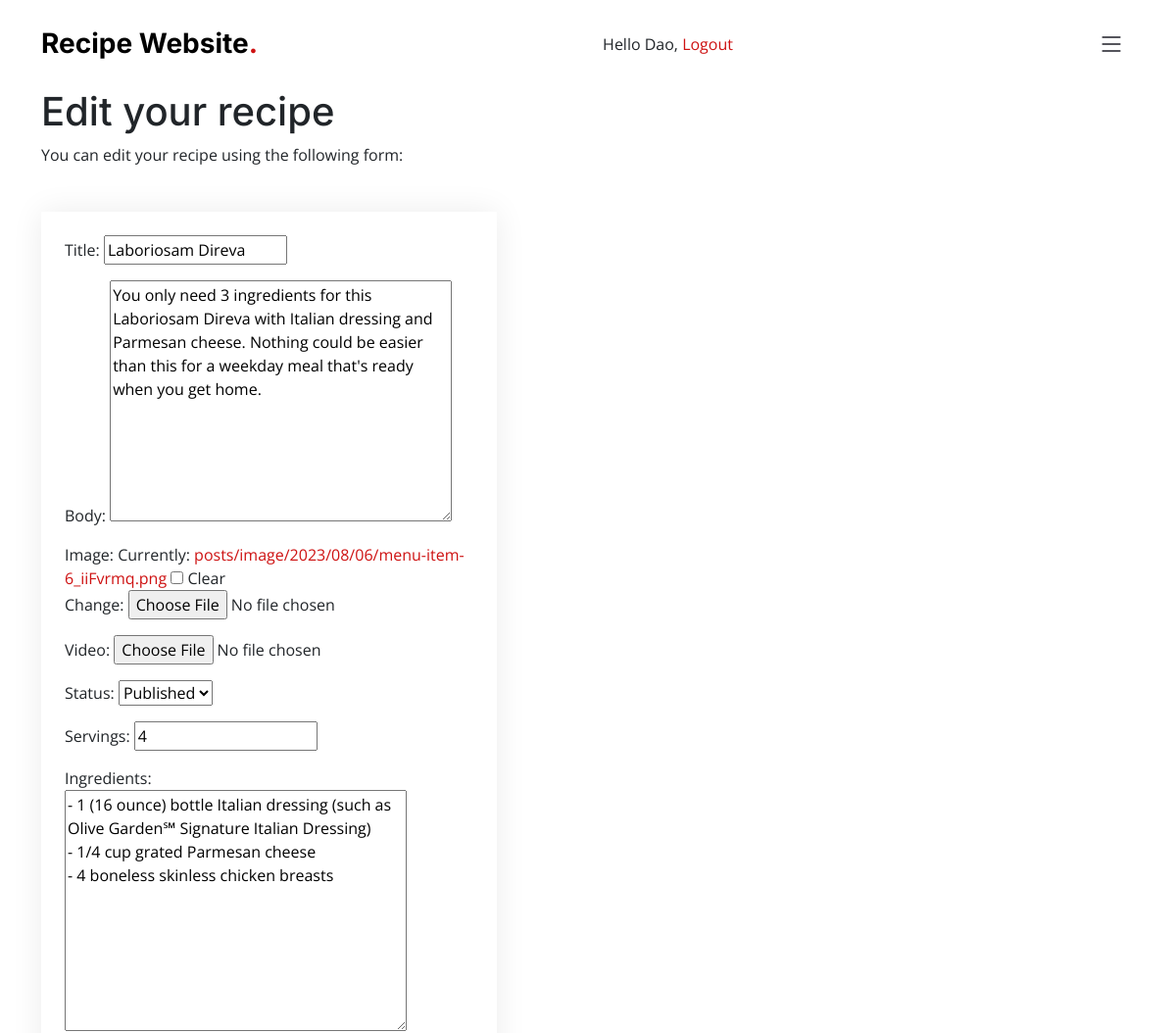
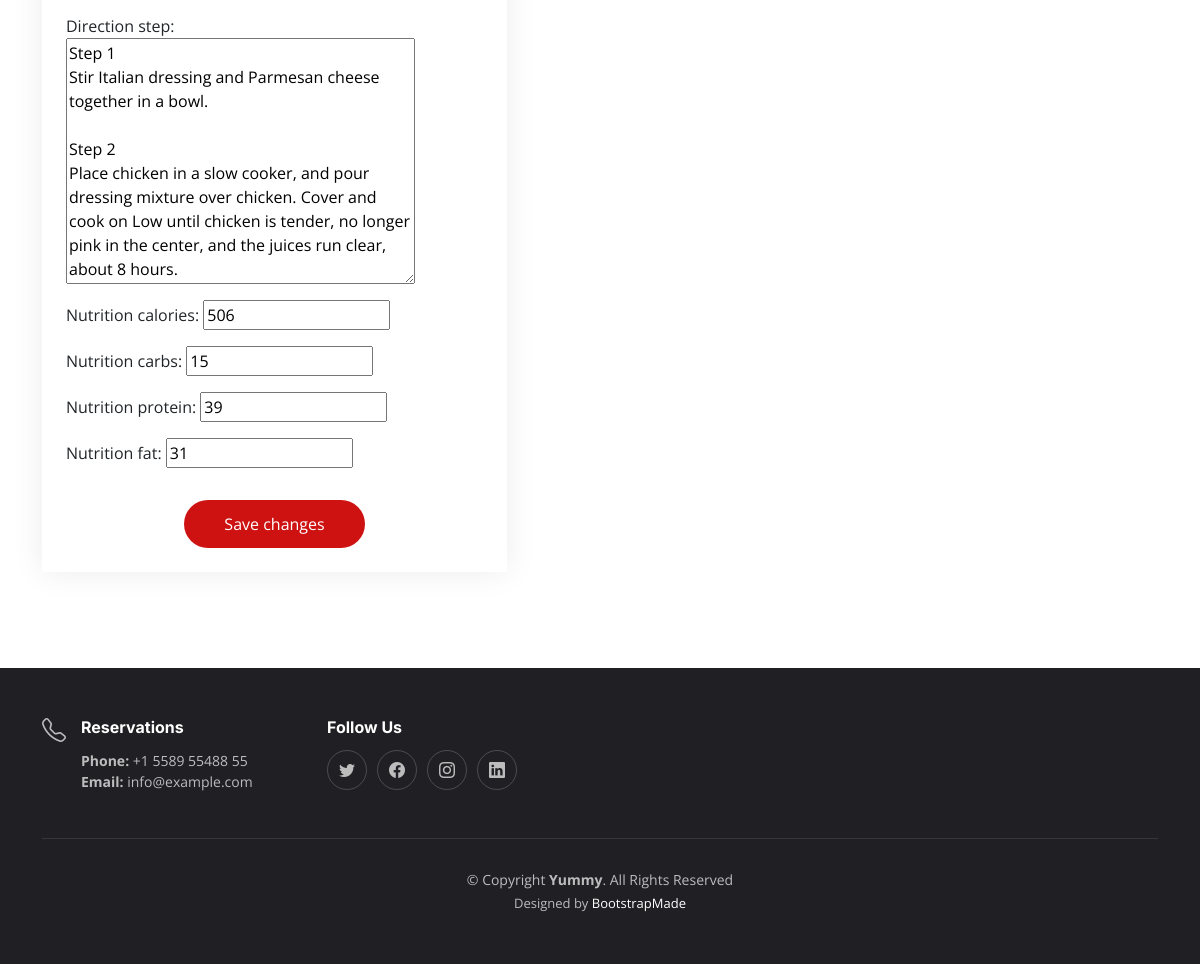
/menu/edit-recipe/6 (signed in), run on the app's committed database (2 pictures, top to bottom).
### recipe/models.py (models this page shows, shortened)
class Post(models.Model):
    STATUS_CHOICES = ( ('draft', 'Draft'), ('published', 'Published'), )
    title = models.CharField(max_length=250)
    slug = models.SlugField(max_length=250, unique=True)
    author = models.ForeignKey(User, on_delete=models.CASCADE, related_name='recipe_posts')
    body = models.TextField(blank=True)
    image = models.ImageField(upload_to='posts/image/%Y/%m/%d/', blank=True)
    video = models.FileField(upload_to='posts/video/%Y/%m/%d/', blank=True)
    url = models.URLField()
    publish = models.DateTimeField(default=timezone.now)
    created = models.DateTimeField(auto_now_add=True)
    updated = models.DateTimeField(auto_now=True)
    status = models.CharField(max_length=10, choices=STATUS_CHOICES, default='draft')
    objects = models.Manager() # The default manager.
    published = PublishedManager() # Our custom manager.
    score = models.IntegerField(default=0,
        validators=[
            MaxValueValidator(5),
            MinValueValidator(0),
        ]
    )
    servings = models.IntegerField(default=0)
    ingredients = models.TextField(blank=True)
    direction_step = models.TextField(blank=True)
    nutrition_calories = models.IntegerField(default=0)
    nutrition_carbs = models.IntegerField(default=0)
    nutrition_protein = models.IntegerField(default=0)
    nutrition_fat = models.IntegerField(default=0)
    class Meta:
        ordering = ('-publish',)

### recipe/views.py (the view)
# urls.py: path('edit-recipe/<int:post_id>', views.edit, name='edit_recipe'),
@login_required
def edit(request, post_id):
    post = Post.objects.get(id=post_id)
    if request.method == 'POST':
        post_form = PostEditForm(instance=post, data=request.POST, files=request.FILES)
        if post_form.is_valid ():
            post_form.save()
            return HttpResponseRedirect('/menu/')
        else:
            messages.error(request, 'Error updating your post')
    else:
        post_form = PostEditForm(instance=post)
    return render(request, 'recipe/post/edit.html', {'post': post,
                                                     'post_form': post_form})

### recipe/forms.py
class PostEditForm(forms.ModelForm):
    class Meta:
        model = Post
        fields = ('title', 'body', 'image', 'video', 'status',
                  'servings', 'ingredients', 'direction_step', 'nutrition_calories',
                  'nutrition_carbs', 'nutrition_protein', 'nutrition_fat')

### recipe/templates/recipe/post/edit.html (shortened to what this page needs)
{% extends "base.html" %}
{% block content %}
    <div class="contact">
        <div class="container">
            <div class="col-lg-5 order-2 order-lg-1 d-flex flex-column justify-content-center align-items-center align-items-lg-start text-center text-lg-start">
                <h1 style="padding-top: 10px;">Edit your recipe</h1>
                <p>You can edit your recipe using the following form:</p>
            </div>
            <div class="col-lg-5 order-1 order-lg-2 text-center text-lg-start">
                <form method="post" enctype="multipart/form-data" class="comment-form p-3 p-md-4">
                    {{ post_form.as_p }}
                    <div class="text-center"><button type="submit">Save changes</button></div>
                </form>
            </div>
        </div>
    </div>
{% endblock %}

### account/templates/base.html (shortened to what this page needs)
{% load static %}
<html lang="en">
    <head>
        <link rel="stylesheet" href="https://cdnjs.cloudflare.com/ajax/libs/font-awesome/4.7.0/css/font-awesome.min.css">
        <link href="{% static "assets/vendor/bootstrap/css/bootstrap.min.css" %}" rel="stylesheet">
        <link href="{% static "assets/vendor/bootstrap-icons/bootstrap-icons.css" %}" rel="stylesheet">
        <link href="{% static "assets/vendor/aos/aos.css" %}" rel="stylesheet">
        <link href="{% static "assets/vendor/glightbox/css/glightbox.min.css" %}" rel="stylesheet">
        <link href="{% static "assets/vendor/swiper/swiper-bundle.min.css" %}" rel="stylesheet">
        <link href="{% static "assets/css/main.css" %}" rel="stylesheet">
        <link href="{% static "assets/css/login.css" %}" rel="stylesheet">
        <link href="{% static "assets/css/recipe.css" %}" rel="stylesheet">
    </head>
    <body>
        <header id="header" class="header fixed-top d-flex align-items-center">
            <div class="container d-flex align-items-center justify-content-between">
                <a href="{% url "home" %}" class="logo d-flex align-items-center me-auto me-lg-0">
                    <h1>Recipe Website<span>.</span></h1>
                </a>
                <span class="user">
                    {% if request.user.is_authenticated %}
                        Hello {{ request.user.first_name }}, <a href="{% url "logout" %}">Logout</a>
                    {% else %}
                        <a href="{% url "login" %}">Log-in</a>
                    {% endif %}
                </span>
                <i class="mobile-nav-toggle mobile-nav-show bi bi-list"></i>
            </div>
        </header>
        <div id="content">
            {% block content %}
            {% endblock %}
        </div>
        <footer id="footer" class="footer">
            <div class="container">
                <div class="row gy-3">
                    <div class="col-lg-3 col-md-6 footer-links d-flex">
                        <i class="bi bi-telephone icon"></i>
                        <div>
                            <h4>Reservations</h4>
                            <p>
                                <strong>Phone:</strong> +1 5589 55488 55<br>
                                <strong>Email:</strong> info@example.com<br>
                            </p>
                        </div>
                    </div>
                    <div class="col-lg-3 col-md-6 footer-links">
                        <h4>Follow Us</h4>
                        <div class="social-links d-flex">
                            <a href="#" class="twitter"><i class="bi bi-twitter"></i></a>
                            <a href="#" class="facebook"><i class="bi bi-facebook"></i></a>
                            <a href="#" class="instagram"><i class="bi bi-instagram"></i></a>
                            <a href="#" class="linkedin"><i class="bi bi-linkedin"></i></a>
                        </div>
                    </div>
                </div>
            </div>
            <div class="container">
                <div class="copyright">
                    &copy; Copyright <strong><span>Yummy</span></strong>. All Rights Reserved
                </div>
                <div class="credits">
                    Designed by <a href="https://bootstrapmade.com/">BootstrapMade</a>
                </div>
            </div>
        </footer>
    </body>
</html>

### account/static/assets/css/main.css (style rules this page uses)
:root { --font-default: "Open Sans", system-ui, -apple-system, "Segoe UI", Roboto, "Helvetica Neue", Arial, "Noto Sans", "Liberation Sans", sans-serif, "Apple Color Emoji", "Segoe UI Emoji", "Segoe UI Symbol", "Noto Color Emoji"; --font-primary: "Amatic SC", sans-serif; --font-secondary: "Inter", sans-serif; }
:root { --color-default: #212529; --color-primary: #ce1212; --color-secondary: #37373f; }
:root { scroll-behavior: smooth; }
body { font-family: var(--font-default); color: var(--color-default); }
a { color: var(--color-primary); text-decoration: none; }
h1, h2, h3, h4, h5, h6 { font-family: var(--font-secondary); }
.header { background: #fff; transition: all 0.5s; z-index: 997; height: 90px; border-bottom: 1px solid #fff; }
.header .logo h1 { font-size: 28px; font-weight: 700; color: #000; margin: 0; font-family: var(--font-secondary); }
.header .logo h1 span { color: var(--color-primary); }
@media (max-width: 1279px) { .mobile-nav-show { color: var(--color-secondary); font-size: 28px; cursor: pointer; line-height: 0; transition: 0.5s; z-index: 9999; margin: 0 10px 0 20px; } }
.contact { padding: 80px 0; }
.footer { font-size: 14px; background-color: #1f1f24; padding: 50px 0; color: rgba(255, 255, 255, 0.7); }
.footer .icon { margin-right: 15px; font-size: 24px; line-height: 0; }
.footer h4 { font-size: 16px; font-weight: bold; position: relative; padding-bottom: 5px; color: #fff; }
.footer .footer-links { margin-bottom: 30px; }
.footer .social-links a { display: flex; align-items: center; justify-content: center; width: 40px; height: 40px; border-radius: 50%; border: 1px solid rgba(255, 255, 255, 0.2); font-size: 16px; color: rgba(255, 255, 255, 0.7); margin-right: 10px; transition: 0.3s; }
.footer .copyright { text-align: center; padding-top: 30px; border-top: 1px solid rgba(255, 255, 255, 0.1); }
.footer .credits { padding-top: 4px; text-align: center; font-size: 13px; }
.footer .credits a { color: #fff; }

### account/static/assets/css/recipe.css (style rules this page uses)
.comment-form { width: 100%; margin-top: 30px; background: #fff; box-shadow: 0 0 30px rgba(0, 0, 0, 0.08); }
.contact .comment-form button[type=submit] { background: var(--color-primary); border: 0; padding: 12px 40px; color: #fff; transition: 0.4s; border-radius: 50px; margin-top: 1rem!important; }

### data on the page
Post: title "Laboriosam Direva", body "You only need 3 ingredients for this Laboriosam Direva with Italian dressing and Parmesan cheese. Nothing could be easier than this for a weekday meal that's ready when you get home.", status "Published", servings "4", ingredients "- 1 (16 ounce) bottle Italian dressing (such as Olive Garden℠ Signature Italian Dressing) - 1/4 cup grated Parmesan cheese - 4 boneless skinless chicken breasts", direction_step "Step 1 Stir Italian dressing and Parmesan cheese together in a bowl. Step 2 Place chicken in a slow cooker, and pour dressing mixture over chicken. Cover and cook on Low until chicken is tender, no longer pink in the center, and the juices run clear, about 8 hours.", nutrition_calories "506", nutrition_carbs "15", nutrition_protein "39", nutrition_fat "31"

### other printed values
{{ request.user.first_name }} "Dao"
